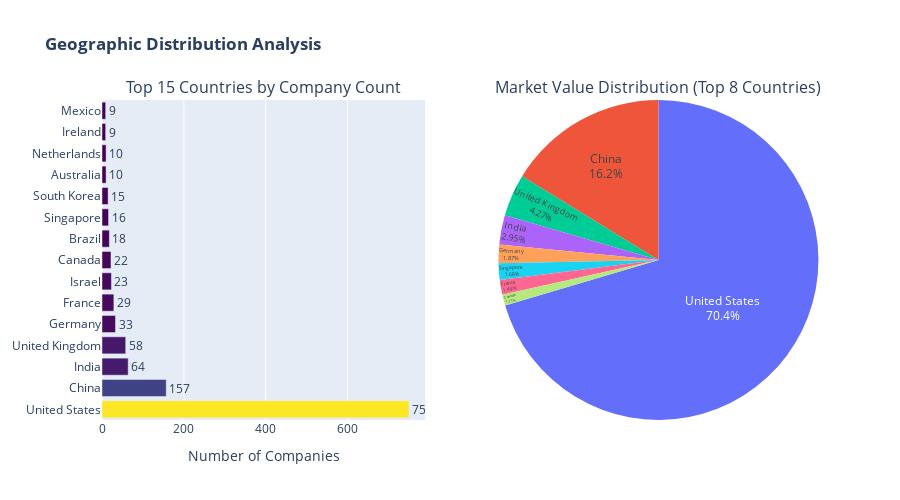

Notebook code for this chart:
### Markdown cell above
## 6️⃣ Interactive Dashboard - Geographic Distribution

### Code cell
# Create geographic analysis visualization
fig_geo = make_subplots(
    rows=1, cols=2,
    specs=[[{"type": "bar"}, {"type": "pie"}]],
    subplot_titles=("Top 15 Countries by Company Count", "Market Value Distribution (Top 8 Countries)")
)

# Country count bar chart
country_counts = df['country'].value_counts().head(15)
fig_geo.add_trace(
    go.Bar(
        y=country_counts.index,
        x=country_counts.values,
        orientation='h',
        marker=dict(
            color=country_counts.values,
            colorscale='Viridis',
            showscale=False
        ),
        text=country_counts.values,
        textposition='outside',
        hovertemplate='<b>%{y}</b><br>Companies: %{x}<extra></extra>'
    ),
    row=1, col=1
)

# Country valuation pie chart
country_val = df.groupby('country')['valuation_numeric'].sum().sort_values(ascending=False).head(8)
fig_geo.add_trace(
    go.Pie(
        labels=country_val.index,
        values=country_val.values,
        textposition='inside',
        textinfo='label+percent',
        hovertemplate='<b>%{label}</b><br>Total Value: $%{value:.0f}B<br>Share: %{percent}<extra></extra>'
    ),
    row=1, col=2
)

fig_geo.update_layout(
    title_text="<b>Geographic Distribution Analysis</b>",
    height=500,
    showlegend=False,
    hovermode='closest'
)

fig_geo.update_xaxes(title_text="Number of Companies", row=1, col=1)

fig_geo.show()

# Print geographic insights
print("\n" + "="*60)
print("🌍 GEOGRAPHIC INSIGHTS")
print("="*60)
us_val = df[df['country'] == 'USA']['valuation_numeric'].sum()
china_val = df[df['country'] == 'China']['valuation_numeric'].sum()
total_val = df['valuation_numeric'].sum()
print(f"\nUSA Market Share:        {(us_val/total_val)*100:.1f}% (${us_val:,.0f}B, {len(df[df['country'] == 'USA'])} companies)")
print(f"China Market Share:      {(china_val/total_val)*100:.1f}% (${china_val:,.0f}B, {len(df[df['country'] == 'China'])} companies)")
print(f"USA + China Combined:    {((us_val+china_val)/total_val)*100:.1f}%")

### Figure 1 — Plotly figure (JSON) as saved in the notebook; plotly's stock layout.template omitted (floating-point values rounded to 4 significant figures)
{"data": [{"hovertemplate": "<b>%{y}</b><br>Companies: %{x}<extra></extra>", "marker": {"color": [750, 157, 64, 58, 33, 29, 23, 22, 18, 16, 15, 10, 10, 9, 9], "colorscale": [[0, "#440154"], [0.1111, "#482878"], [0.2222, "#3e4989"], [0.3333, "#31688e"], [0.4444, "#26828e"], [0.5556, "#1f9e89"], [0.6667, "#35b779"], [0.7778, "#6ece58"], [0.8889, "#b5de2b"], [1, "#fde725"]], "showscale": false}, "orientation": "h", "text": [750.0, 157.0, 64.0, 58.0, 33.0, 29.0, 23.0, 22.0, 18.0, 16.0, 15.0, 10.0, 10.0, 9.0, 9.0], "textposition": "outside", "type": "bar", "x": [750, 157, 64, 58, 33, 29, 23, 22, 18, 16, 15, 10, 10, 9, 9], "xaxis": "x", "y": ["United States", "China", "India", "United Kingdom", "Germany", "France", "Israel", "Canada", "Brazil", "Singapore", "South Korea", "Australia", "Netherlands", "Ireland", "Mexico"], "yaxis": "y"}, {"domain": {"x": [0.55, 1], "y": [0, 1]}, "hovertemplate": "<b>%{label}</b><br>Total Value: $%{value:.0f}B<br>Share: %{percent}<extra></extra>", "labels": ["United States", "China", "United Kingdom", "India", "Germany", "Singapore", "France", "Canada"], "textinfo": "label+percent", "textposition": "inside", "type": "pie", "values": [3772.0, 869.7, 228.6, 157.9, 100.3, 90.11, 79.89, 59.45]}], "layout": {"annotations": [{"font": {"size": 16}, "showarrow": false, "text": "Top 15 Countries by Company Count", "x": 0.225, "xanchor": "center", "xref": "paper", "y": 1, "yanchor": "bottom", "yref": "paper"}, {"font": {"size": 16}, "showarrow": false, "text": "Market Value Distribution (Top 8 Countries)", "x": 0.775, "xanchor": "center", "xref": "paper", "y": 1, "yanchor": "bottom", "yref": "paper"}], "height": 500, "hovermode": "closest", "showlegend": false, "title": {"text": "<b>Geographic Distribution Analysis</b>"}, "xaxis": {"anchor": "y", "domain": [0, 0.45], "title": {"text": "Number of Companies"}}, "yaxis": {"anchor": "x", "domain": [0, 1]}}}
